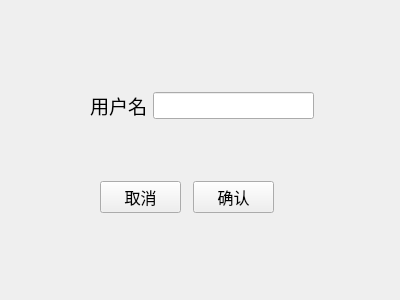
<?xml version="1.0" encoding="UTF-8"?>
<ui version="4.0">
 <class>Form</class>
 <widget class="QWidget" name="Form">
  <property name="geometry">
   <rect>
    <x>0</x>
    <y>0</y>
    <width>400</width>
    <height>300</height>
   </rect>
  </property>
  <property name="windowTitle">
   <string>Form</string>
  </property>
  <widget class="QWidget" name="">
   <property name="geometry">
    <rect>
     <x>90</x>
     <y>90</y>
     <width>224</width>
     <height>43</height>
    </rect>
   </property>
   <layout class="QHBoxLayout" name="horizontalLayout">
    <property name="bottomMargin">
     <number>12</number>
    </property>
    <item>
     <widget class="QLabel" name="label">
      <property name="font">
       <font>
        <pointsize>14</pointsize>
       </font>
      </property>
      <property name="text">
       <string>用户名</string>
      </property>
      <property name="alignment">
       <set>Qt::AlignCenter</set>
      </property>
     </widget>
    </item>
    <item>
     <widget class="QLineEdit" name="username_edit">
      <property name="minimumSize">
       <size>
        <width>0</width>
        <height>27</height>
       </size>
      </property>
      <property name="font">
       <font>
        <pointsize>12</pointsize>
       </font>
      </property>
     </widget>
    </item>
   </layout>
  </widget>
  <widget class="QWidget" name="">
   <property name="geometry">
    <rect>
     <x>100</x>
     <y>180</y>
     <width>174</width>
     <height>44</height>
    </rect>
   </property>
   <layout class="QHBoxLayout" name="horizontalLayout_2">
    <property name="spacing">
     <number>12</number>
    </property>
    <property name="bottomMargin">
     <number>10</number>
    </property>
    <item>
     <widget class="QPushButton" name="cancel_button">
      <property name="font">
       <font>
        <pointsize>12</pointsize>
       </font>
      </property>
      <property name="text">
       <string>取消</string>
      </property>
     </widget>
    </item>
    <item>
     <widget class="QPushButton" name="confirm_button">
      <property name="font">
       <font>
        <pointsize>12</pointsize>
       </font>
      </property>
      <property name="text">
       <string>确认</string>
      </property>
     </widget>
    </item>
   </layout>
  </widget>
 </widget>
 <resources/>
 <connections/>
</ui>
